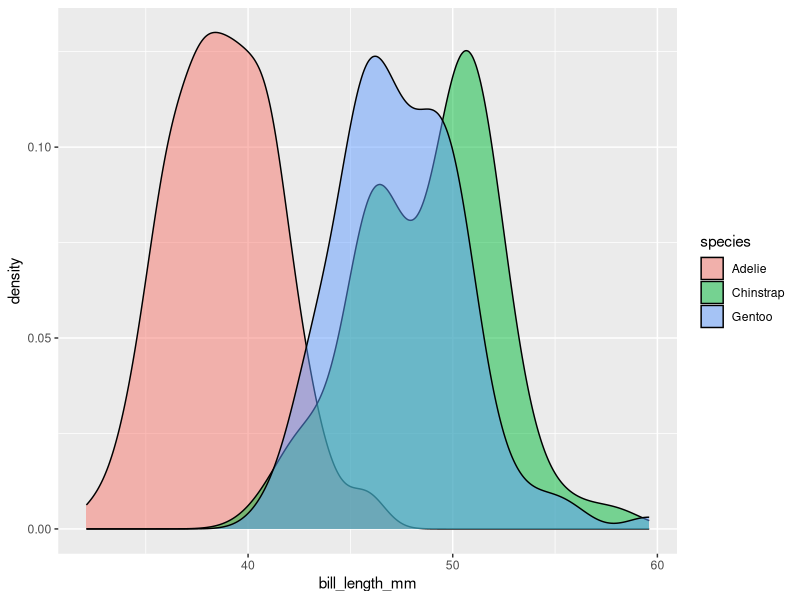
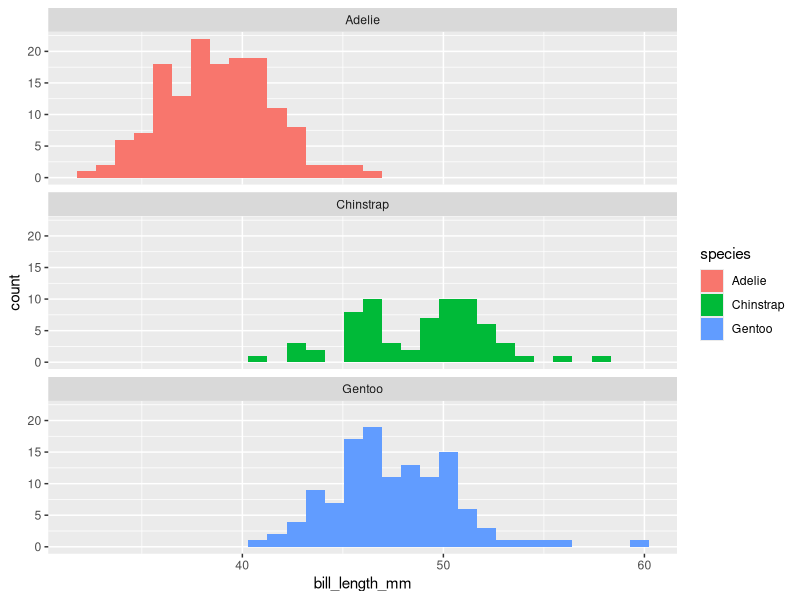
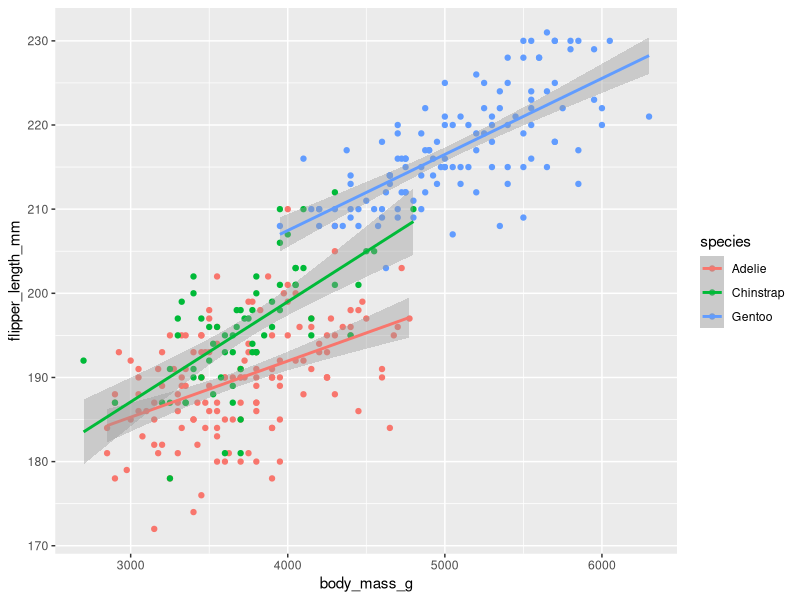
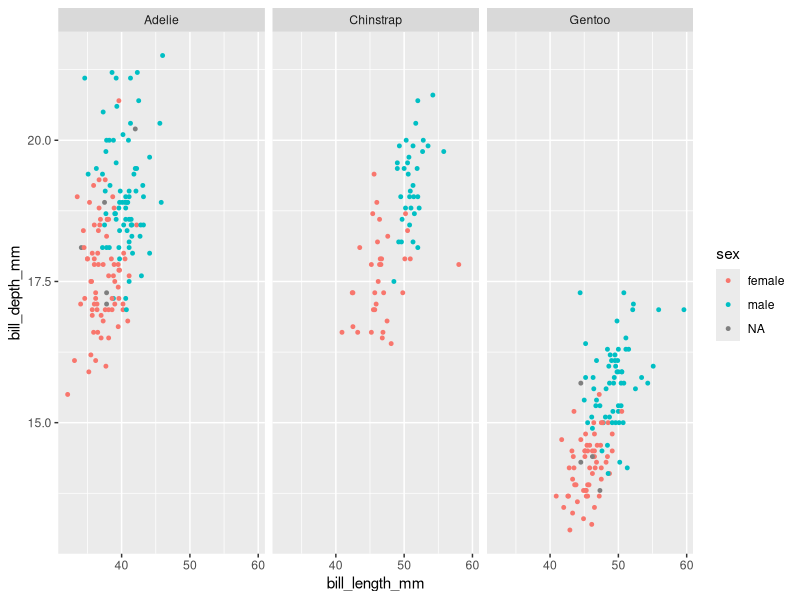
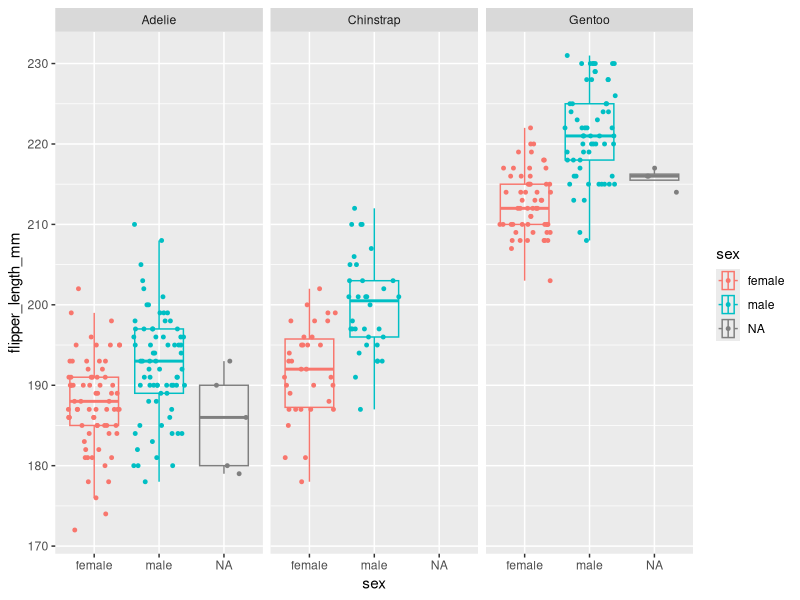
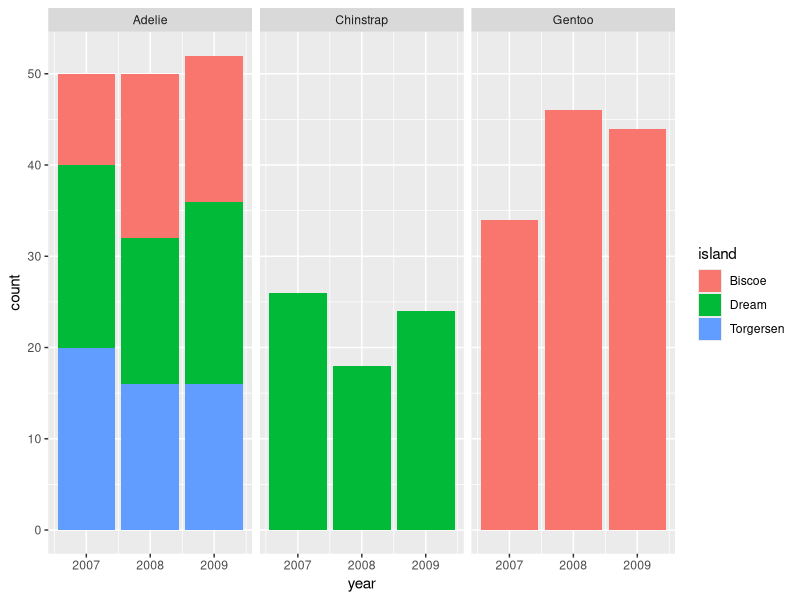

Write R code to recreate these figures, in order.
## ---- chunk 1
knitr::opts_knit$set(base.dir = "../docs/", root.dir = "../docs/")
knitr::opts_chunk$set(echo = TRUE, message = FALSE, warning = FALSE)
## ---- chunk 2
library(palmerpenguins) #install.packages("palmerpenguins")
library(tidyverse)
## ---- chunk 3
colnames(penguins) %>% 
  tibble(`Column names`=.) %>%
  knitr::kable()
## ---- chunk 4
penguins %>%
  ggplot() +
  geom_density(mapping = aes(x = bill_length_mm, fill=species), alpha=0.5)
penguins %>%
  ggplot() +
  geom_histogram(mapping = aes(x = bill_length_mm, fill=species)) +
  facet_wrap(~species, nrow=3)
## ---- chunk 5
penguins %>%
  ggplot(mapping = aes(x = body_mass_g, y=flipper_length_mm, color=species)) +
  geom_point() +
  geom_smooth(method="lm")
## ---- chunk 6
penguins %>%
  ggplot(mapping = aes(x = bill_length_mm, y=bill_depth_mm, color=sex)) +
  geom_point(size=1) +
  facet_wrap(~species)
penguins %>%
  ggplot(mapping = aes(x=flipper_length_mm, y=sex, color=sex)) +
  geom_boxplot(outlier.alpha = 0, alpha=0) +
  geom_jitter(width = 0, size=1) +
  coord_flip() +
  facet_wrap(~species)
## ---- chunk 7
penguins %>%
  ggplot() +
  geom_bar(mapping = aes(x=year, fill=island)) +
  facet_wrap(~species)
